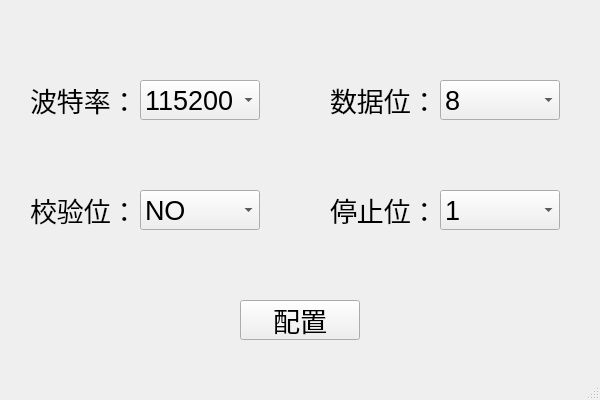
<?xml version="1.0" encoding="UTF-8"?>
<ui version="4.0">
 <class>serial_config</class>
 <widget class="QMainWindow" name="serial_config">
  <property name="geometry">
   <rect>
    <x>0</x>
    <y>0</y>
    <width>600</width>
    <height>400</height>
   </rect>
  </property>
  <property name="windowTitle">
   <string>MainWindow</string>
  </property>
  <property name="styleSheet">
   <string notr="true">border-image: url(:/3.jpg);</string>
  </property>
  <widget class="QWidget" name="centralwidget">
   <widget class="QLabel" name="label">
    <property name="geometry">
     <rect>
      <x>30</x>
      <y>85</y>
      <width>110</width>
      <height>30</height>
     </rect>
    </property>
    <property name="font">
     <font>
      <pointsize>20</pointsize>
     </font>
    </property>
    <property name="styleSheet">
     <string notr="true">border-image: url();</string>
    </property>
    <property name="text">
     <string>波特率：</string>
    </property>
   </widget>
   <widget class="QLabel" name="label_2">
    <property name="geometry">
     <rect>
      <x>330</x>
      <y>85</y>
      <width>110</width>
      <height>30</height>
     </rect>
    </property>
    <property name="font">
     <font>
      <pointsize>20</pointsize>
     </font>
    </property>
    <property name="styleSheet">
     <string notr="true">border-image: url();</string>
    </property>
    <property name="text">
     <string>数据位：</string>
    </property>
   </widget>
   <widget class="QLabel" name="label_3">
    <property name="geometry">
     <rect>
      <x>30</x>
      <y>195</y>
      <width>110</width>
      <height>30</height>
     </rect>
    </property>
    <property name="font">
     <font>
      <pointsize>20</pointsize>
     </font>
    </property>
    <property name="styleSheet">
     <string notr="true">border-image: url();</string>
    </property>
    <property name="text">
     <string>校验位：</string>
    </property>
   </widget>
   <widget class="QLabel" name="label_4">
    <property name="geometry">
     <rect>
      <x>330</x>
      <y>195</y>
      <width>110</width>
      <height>30</height>
     </rect>
    </property>
    <property name="font">
     <font>
      <pointsize>20</pointsize>
     </font>
    </property>
    <property name="styleSheet">
     <string notr="true">border-image: url();</string>
    </property>
    <property name="text">
     <string>停止位：</string>
    </property>
   </widget>
   <widget class="QPushButton" name="pushButton">
    <property name="geometry">
     <rect>
      <x>240</x>
      <y>300</y>
      <width>120</width>
      <height>40</height>
     </rect>
    </property>
    <property name="font">
     <font>
      <pointsize>20</pointsize>
     </font>
    </property>
    <property name="styleSheet">
     <string notr="true">border-image: url();</string>
    </property>
    <property name="text">
     <string>配置</string>
    </property>
   </widget>
   <widget class="QComboBox" name="comboBox">
    <property name="geometry">
     <rect>
      <x>140</x>
      <y>80</y>
      <width>120</width>
      <height>40</height>
     </rect>
    </property>
    <property name="font">
     <font>
      <pointsize>20</pointsize>
     </font>
    </property>
    <property name="styleSheet">
     <string notr="true">border-image: url(:/透明.png);</string>
    </property>
    <item>
     <property name="text">
      <string>115200</string>
     </property>
    </item>
    <item>
     <property name="text">
      <string>57600</string>
     </property>
    </item>
    <item>
     <property name="text">
      <string>38400</string>
     </property>
    </item>
    <item>
     <property name="text">
      <string>19200</string>
     </property>
    </item>
    <item>
     <property name="text">
      <string>9600</string>
     </property>
    </item>
    <item>
     <property name="text">
      <string>4800</string>
     </property>
    </item>
    <item>
     <property name="text">
      <string>2400</string>
     </property>
    </item>
    <item>
     <property name="text">
      <string>1200</string>
     </property>
    </item>
   </widget>
   <widget class="QComboBox" name="comboBox_2">
    <property name="geometry">
     <rect>
      <x>440</x>
      <y>80</y>
      <width>120</width>
      <height>40</height>
     </rect>
    </property>
    <property name="font">
     <font>
      <pointsize>20</pointsize>
     </font>
    </property>
    <property name="styleSheet">
     <string notr="true">border-image: url(:/透明.png);</string>
    </property>
    <item>
     <property name="text">
      <string>8</string>
     </property>
    </item>
    <item>
     <property name="text">
      <string>7</string>
     </property>
    </item>
   </widget>
   <widget class="QComboBox" name="comboBox_3">
    <property name="geometry">
     <rect>
      <x>140</x>
      <y>190</y>
      <width>120</width>
      <height>40</height>
     </rect>
    </property>
    <property name="font">
     <font>
      <pointsize>20</pointsize>
     </font>
    </property>
    <property name="styleSheet">
     <string notr="true">border-image: url(:/透明.png);</string>
    </property>
    <item>
     <property name="text">
      <string>NO</string>
     </property>
    </item>
    <item>
     <property name="text">
      <string>EVEN</string>
     </property>
    </item>
    <item>
     <property name="text">
      <string>ODD</string>
     </property>
    </item>
   </widget>
   <widget class="QComboBox" name="comboBox_4">
    <property name="geometry">
     <rect>
      <x>440</x>
      <y>190</y>
      <width>120</width>
      <height>40</height>
     </rect>
    </property>
    <property name="font">
     <font>
      <pointsize>20</pointsize>
     </font>
    </property>
    <property name="styleSheet">
     <string notr="true">border-image: url(:/透明.png);</string>
    </property>
    <item>
     <property name="text">
      <string>1</string>
     </property>
    </item>
    <item>
     <property name="text">
      <string>2</string>
     </property>
    </item>
   </widget>
  </widget>
  <widget class="QStatusBar" name="statusbar"/>
 </widget>
 <resources/>
 <connections/>
</ui>
